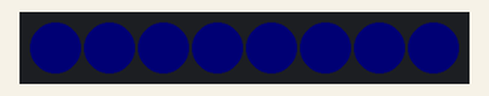
Simulated run of this sketch. Board: Arduino Uno, built with avr-gcc and run on an emulated ATmega328P. Shown: 8 RGB LEDs in strip order, left to right. Dim RGB values are drawn brighter than linear; colours are those a GRB WS2812 strip shows for the declared byte order; random numbers use the default seed unless the sketch sets one.

Above: at 0.15 s.
At 3.58 s:
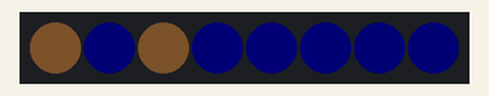
At 7.35 s:
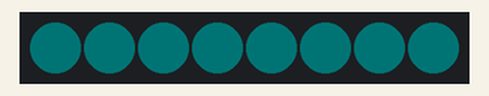
At 10.97 s:
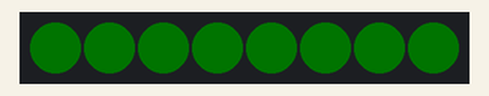
At 17.89 s:
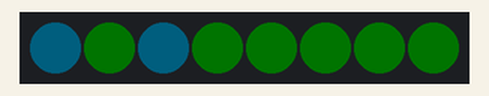
At 25.1 s:
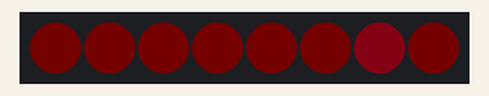
Timing chart, 0 to 26.6 s (numbered marks = the images above):
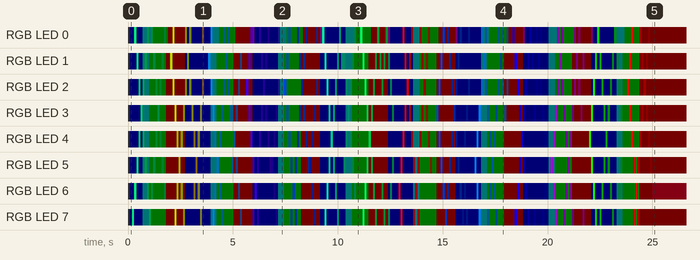

The sketch:

ripple.ino
```cpp
/* ripple

Converted and significantly modified by: Andrew Tuline

Date: Oct, 2014

A cool ripple effect for an LED strip that's been re-written from the Neopixel version https://gist.github.com/suhajdab/9716635

*/


#include "FastLED.h"                                          // FastLED library.

#if FASTLED_VERSION < 3001000
#error "Requires FastLED 3.1 or later; check github for latest code."
#endif

// Fixed definitions cannot change on the fly.
#define LED_DT 6                                             // Data pin to connect to the strip.
//#define LED_CK 11
#define COLOR_ORDER GBR                                       // It's GRB for WS2812B and BGR for APA102.
#define LED_TYPE WS2812                                       // What kind of strip are you using (WS2801, WS2812B or APA102)?
#define NUM_LEDS 8                                           // Number of LED's.

// Initialize changeable global variables.
uint8_t max_bright = 255;                                     // Overall brightness definition. It can be changed on the fly.

struct CRGB leds[NUM_LEDS];                                   // Initialize our LED array.


uint8_t colour;                                               // Ripple colour is randomized.
int center = 0;                                               // Center of the current ripple.
int step = -1;                                                // -1 is the initializing step.
uint8_t myfade = 255;                                         // Starting brightness.
#define maxsteps 16                                           // Case statement wouldn't allow a variable.

uint8_t bgcol = 0;                                            // Background colour rotates.
int thisdelay = 100;                                           // Standard delay value.


void setup() {
  Serial.begin(57600);

  LEDS.addLeds<LED_TYPE, LED_DT, COLOR_ORDER>(leds, NUM_LEDS);        // Use this for WS2812B
//  LEDS.addLeds<LED_TYPE, LED_DT, LED_CK, COLOR_ORDER>(leds, NUM_LEDS);  // Use this for WS2801 or APA102

  FastLED.setBrightness(max_bright);
  set_max_power_in_volts_and_milliamps(5, 500);
} // setup()


void loop () {
  EVERY_N_MILLISECONDS(thisdelay) {                           // FastLED based non-blocking delay to update/display the sequence.
    ripple();
  }
  show_at_max_brightness_for_power();
} // loop()


void ripple() {
  for (int i = 0; i < NUM_LEDS; i++) leds[i] = CHSV(bgcol++, 255, 15);  // Rotate background colour.

  switch (step) {

    case -1:                                                          // Initialize ripple variables.
      center = random(NUM_LEDS);
      colour = random8();
      step = 0;
      break;

    case 0:
      leds[center] = CHSV(colour, 255, 255);                          // Display the first pixel of the ripple.
      step ++;
      break;

    case maxsteps:                                                    // At the end of the ripples.
      step = -1;
      break;

    default:                                                             // Middle of the ripples.
      leds[(center + step + NUM_LEDS) % NUM_LEDS] += CHSV(colour, 255, myfade/step*2);       // Simple wrap from Marc Miller
      leds[(center - step + NUM_LEDS) % NUM_LEDS] += CHSV(colour, 255, myfade/step*2);
      step ++;                                                         // Next step.
      break;
  } // switch step
} // ripple()
```

Measured:
- by itself, RGB LED 0: off → RGB(0, 0, 1) at 0.10 s, → RGB(0, 205, 97) 0.20 s later, → RGB(0, 0, 1) 0.10 s later, → RGB(0, 1, 1) 0.30 s later, … (124 changes in this stretch)
- by itself, RGB LED 1: off → RGB(0, 0, 1) at 0.10 s, → RGB(0, 205, 97) 0.31 s later, → RGB(0, 0, 1) 0.10 s later, → RGB(0, 1, 1) 0.20 s later, … (121 changes in this stretch)
